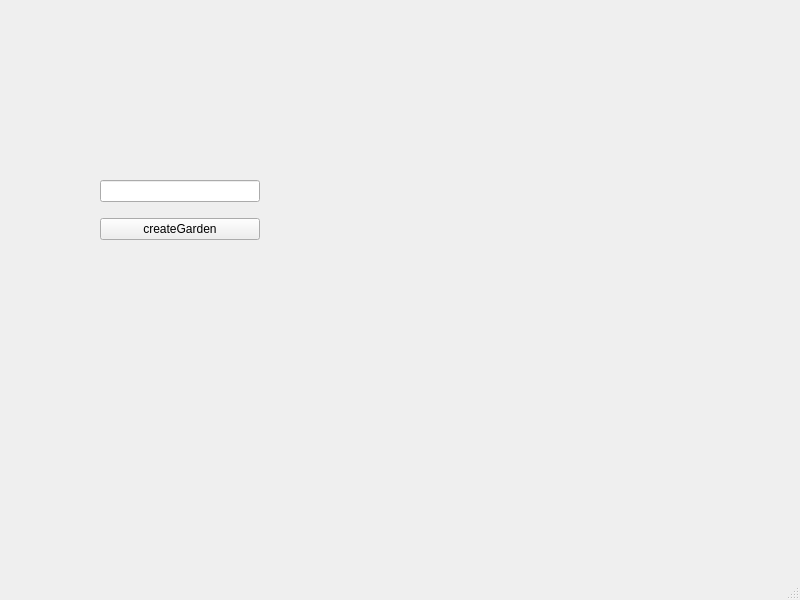
<?xml version="1.0" encoding="UTF-8"?>
<ui version="4.0">
 <class>MainWindow</class>
 <widget class="QMainWindow" name="MainWindow">
  <property name="geometry">
   <rect>
    <x>0</x>
    <y>0</y>
    <width>800</width>
    <height>600</height>
   </rect>
  </property>
  <property name="windowTitle">
   <string>MainWindow</string>
  </property>
  <widget class="QWidget" name="centralwidget">
   <widget class="QWidget" name="verticalLayoutWidget">
    <property name="geometry">
     <rect>
      <x>100</x>
      <y>170</y>
      <width>160</width>
      <height>80</height>
     </rect>
    </property>
    <layout class="QVBoxLayout" name="verticalLayout">
     <item>
      <widget class="QLineEdit" name="lineEdit"/>
     </item>
     <item>
      <widget class="QPushButton" name="pushButton">
       <property name="text">
        <string>createGarden</string>
       </property>
      </widget>
     </item>
    </layout>
   </widget>
  </widget>
  <widget class="QMenuBar" name="menubar">
   <property name="geometry">
    <rect>
     <x>0</x>
     <y>0</y>
     <width>800</width>
     <height>17</height>
    </rect>
   </property>
  </widget>
  <widget class="QStatusBar" name="statusbar"/>
 </widget>
 <resources/>
 <connections/>
</ui>
